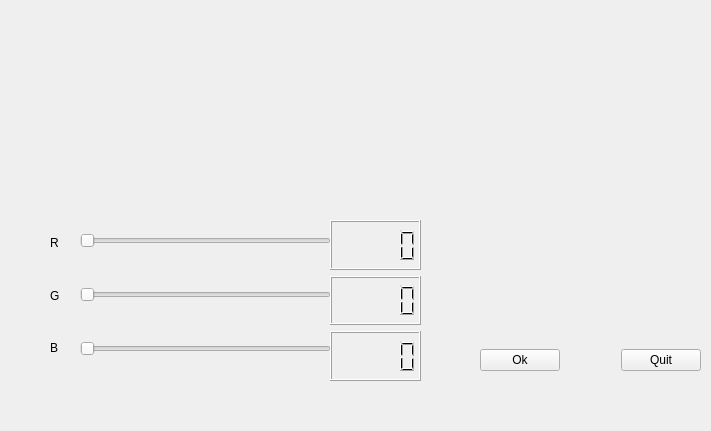
<?xml version="1.0" encoding="UTF-8"?>
<ui version="4.0">
 <class>Exercici2</class>
 <widget class="QWidget" name="Exercici2">
  <property name="geometry">
   <rect>
    <x>0</x>
    <y>0</y>
    <width>711</width>
    <height>431</height>
   </rect>
  </property>
  <property name="windowTitle">
   <string>Exercici2</string>
  </property>
  <widget class="QWidget" name="verticalLayoutWidget">
   <property name="geometry">
    <rect>
     <x>80</x>
     <y>200</y>
     <width>251</width>
     <height>191</height>
    </rect>
   </property>
   <layout class="QVBoxLayout" name="verticalLayout">
    <item>
     <widget class="QSlider" name="horizontalSlider_R">
      <property name="maximum">
       <number>255</number>
      </property>
      <property name="orientation">
       <enum>Qt::Horizontal</enum>
      </property>
     </widget>
    </item>
    <item>
     <widget class="QSlider" name="horizontalSlider_G">
      <property name="maximum">
       <number>255</number>
      </property>
      <property name="orientation">
       <enum>Qt::Horizontal</enum>
      </property>
     </widget>
    </item>
    <item>
     <widget class="QSlider" name="horizontalSlider_B">
      <property name="maximum">
       <number>255</number>
      </property>
      <property name="orientation">
       <enum>Qt::Horizontal</enum>
      </property>
     </widget>
    </item>
   </layout>
  </widget>
  <widget class="QWidget" name="verticalLayoutWidget_2">
   <property name="geometry">
    <rect>
     <x>330</x>
     <y>220</y>
     <width>91</width>
     <height>161</height>
    </rect>
   </property>
   <layout class="QVBoxLayout" name="verticalLayout_2">
    <item>
     <widget class="QLCDNumber" name="lcdNumber_R"/>
    </item>
    <item>
     <widget class="QLCDNumber" name="lcdNumber_G"/>
    </item>
    <item>
     <widget class="QLCDNumber" name="lcdNumber_B"/>
    </item>
   </layout>
  </widget>
  <widget class="QWidget" name="horizontalLayoutWidget">
   <property name="geometry">
    <rect>
     <x>480</x>
     <y>320</y>
     <width>221</width>
     <height>81</height>
    </rect>
   </property>
   <layout class="QHBoxLayout" name="horizontalLayout">
    <item>
     <widget class="QPushButton" name="Ok">
      <property name="text">
       <string>Ok</string>
      </property>
     </widget>
    </item>
    <item>
     <spacer name="horizontalSpacer">
      <property name="orientation">
       <enum>Qt::Horizontal</enum>
      </property>
      <property name="sizeHint" stdset="0">
       <size>
        <width>40</width>
        <height>20</height>
       </size>
      </property>
     </spacer>
    </item>
    <item>
     <widget class="QPushButton" name="Quit">
      <property name="text">
       <string>Quit</string>
      </property>
     </widget>
    </item>
   </layout>
  </widget>
  <widget class="QWidget" name="verticalLayoutWidget_3">
   <property name="geometry">
    <rect>
     <x>50</x>
     <y>220</y>
     <width>31</width>
     <height>151</height>
    </rect>
   </property>
   <layout class="QVBoxLayout" name="verticalLayout_3">
    <item>
     <widget class="QLabel" name="R">
      <property name="styleSheet">
       <string notr="true">font: 75 11pt &quot;Ubuntu Condensed&quot;;</string>
      </property>
      <property name="text">
       <string>R</string>
      </property>
     </widget>
    </item>
    <item>
     <widget class="QLabel" name="G">
      <property name="styleSheet">
       <string notr="true">font: 75 11pt &quot;Ubuntu Condensed&quot;;</string>
      </property>
      <property name="text">
       <string>G</string>
      </property>
     </widget>
    </item>
    <item>
     <widget class="QLabel" name="B">
      <property name="styleSheet">
       <string notr="true">font: 75 11pt &quot;Ubuntu Condensed&quot;;</string>
      </property>
      <property name="text">
       <string>B</string>
      </property>
     </widget>
    </item>
   </layout>
  </widget>
  <widget class="Labelpropi" name="label">
   <property name="geometry">
    <rect>
     <x>40</x>
     <y>10</y>
     <width>631</width>
     <height>171</height>
    </rect>
   </property>
   <property name="text">
    <string/>
   </property>
  </widget>
 </widget>
 <customwidgets>
  <customwidget>
   <class>Labelpropi</class>
   <extends>QLabel</extends>
   <header>labelpropi.h</header>
   <slots>
    <slot>numR(int)</slot>
    <slot>numG(int)</slot>
    <slot>numB(int)</slot>
    <slot>Ok()</slot>
   </slots>
  </customwidget>
 </customwidgets>
 <resources/>
 <connections>
  <connection>
   <sender>Quit</sender>
   <signal>clicked()</signal>
   <receiver>Exercici2</receiver>
   <slot>close()</slot>
   <hints>
    <hint type="sourcelabel">
     <x>657</x>
     <y>361</y>
    </hint>
    <hint type="destinationlabel">
     <x>664</x>
     <y>471</y>
    </hint>
   </hints>
  </connection>
  <connection>
   <sender>horizontalSlider_B</sender>
   <signal>sliderMoved(int)</signal>
   <receiver>lcdNumber_B</receiver>
   <slot>display(int)</slot>
   <hints>
    <hint type="sourcelabel">
     <x>226</x>
     <y>349</y>
    </hint>
    <hint type="destinationlabel">
     <x>379</x>
     <y>375</y>
    </hint>
   </hints>
  </connection>
  <connection>
   <sender>horizontalSlider_G</sender>
   <signal>sliderMoved(int)</signal>
   <receiver>lcdNumber_G</receiver>
   <slot>display(int)</slot>
   <hints>
    <hint type="sourcelabel">
     <x>274</x>
     <y>297</y>
    </hint>
    <hint type="destinationlabel">
     <x>366</x>
     <y>314</y>
    </hint>
   </hints>
  </connection>
  <connection>
   <sender>horizontalSlider_R</sender>
   <signal>sliderMoved(int)</signal>
   <receiver>lcdNumber_R</receiver>
   <slot>display(int)</slot>
   <hints>
    <hint type="sourcelabel">
     <x>242</x>
     <y>238</y>
    </hint>
    <hint type="destinationlabel">
     <x>386</x>
     <y>261</y>
    </hint>
   </hints>
  </connection>
  <connection>
   <sender>Ok</sender>
   <signal>clicked()</signal>
   <receiver>label</receiver>
   <slot>Ok()</slot>
   <hints>
    <hint type="sourcelabel">
     <x>531</x>
     <y>357</y>
    </hint>
    <hint type="destinationlabel">
     <x>503</x>
     <y>124</y>
    </hint>
   </hints>
  </connection>
  <connection>
   <sender>horizontalSlider_R</sender>
   <signal>sliderMoved(int)</signal>
   <receiver>label</receiver>
   <slot>numR(int)</slot>
   <hints>
    <hint type="sourcelabel">
     <x>170</x>
     <y>237</y>
    </hint>
    <hint type="destinationlabel">
     <x>176</x>
     <y>137</y>
    </hint>
   </hints>
  </connection>
  <connection>
   <sender>horizontalSlider_G</sender>
   <signal>sliderMoved(int)</signal>
   <receiver>label</receiver>
   <slot>numG(int)</slot>
   <hints>
    <hint type="sourcelabel">
     <x>113</x>
     <y>292</y>
    </hint>
    <hint type="destinationlabel">
     <x>118</x>
     <y>91</y>
    </hint>
   </hints>
  </connection>
  <connection>
   <sender>horizontalSlider_B</sender>
   <signal>sliderMoved(int)</signal>
   <receiver>label</receiver>
   <slot>numB(int)</slot>
   <hints>
    <hint type="sourcelabel">
     <x>142</x>
     <y>346</y>
    </hint>
    <hint type="destinationlabel">
     <x>143</x>
     <y>116</y>
    </hint>
   </hints>
  </connection>
 </connections>
</ui>
